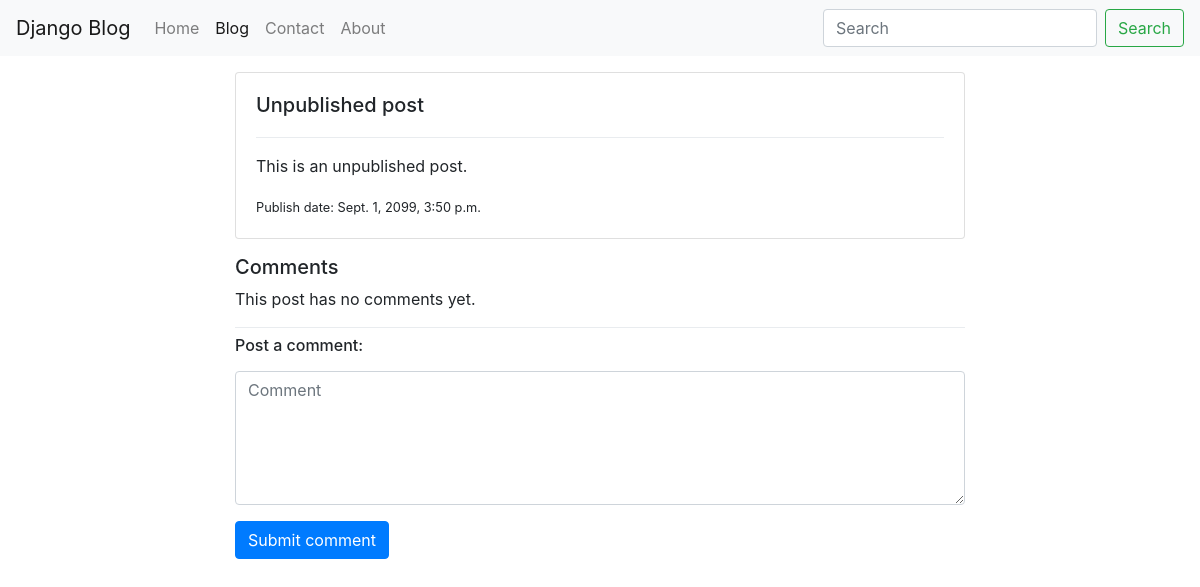
Before: /blog/unpublished-post/ with the older database file.
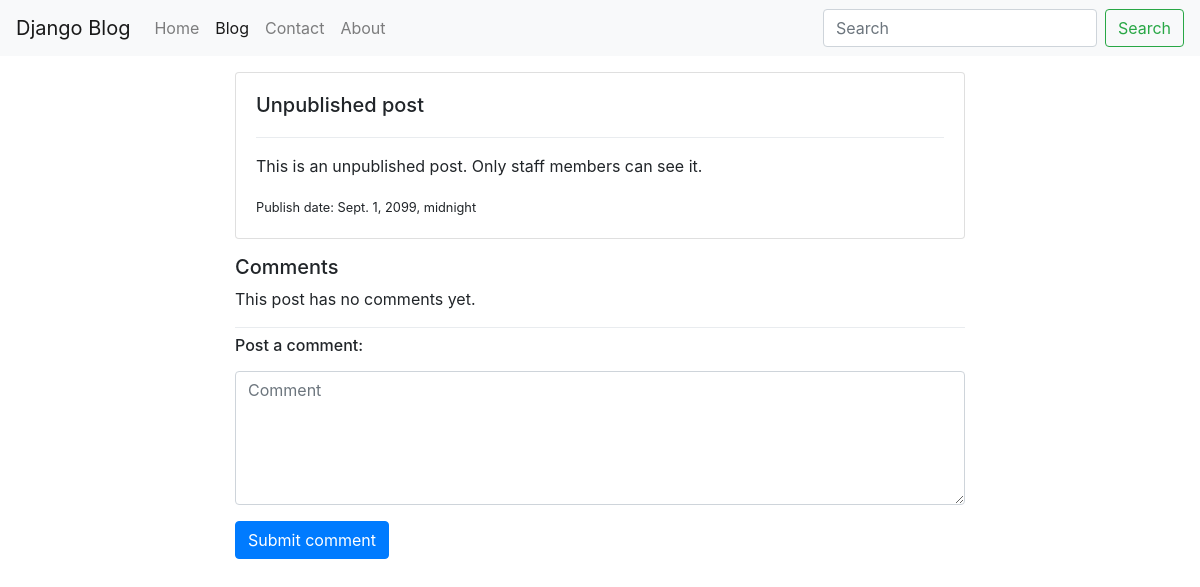
After: the same page with the newer database file.
### blog/models.py (models this page shows, shortened)
class BlogPost(models.Model):
  user = models.ForeignKey(user_model,
    null=True, default=1, on_delete=models.SET_NULL)
  title = models.TextField()
  slug = models.SlugField(unique=True)
  content = models.TextField(null=True, blank=True)
  publish_date = models.DateTimeField(auto_now=False, auto_now_add=False, null=True, blank=True)
  timestamp = models.DateTimeField(auto_now_add=True)
  updated = models.DateTimeField(auto_now=True)
  image = models.ImageField(upload_to='image/', blank=True, null=True)
  objects = BlogPostManager()
  class Meta:
    ordering = ['-publish_date', '-updated', '-timestamp']

### blog/views.py (the view)
# urls.py: path('<str:slug>/', blog_post_detail_view),
def blog_post_detail_view(request, slug):
  try:
    obj = BlogPost.objects.get(slug=slug)
  except:
    raise Http404('Blog post does not exist.')
  form = BlogPostCommentForm(request.POST or None, initial={'post': obj, 'user': request.user or None})
  if form.is_valid():
    print(form.cleaned_data)
    form.save()
    form = BlogPostCommentForm(initial={'post': obj, 'user': request.user or None})
  else:
    print(form.errors.as_data())
  comments = obj.comments.all()
  t_name = 'blog/detail.html'
  context = {
    'object': obj,
    'detail': True,
    'comments': comments,
    'commentForm': form
  }
  return render(request, t_name, context)

### blog/forms.py
class BlogPostCommentForm(forms.ModelForm):
  class Meta:
    model = BlogPostComment
    fields = ['user', 'post', 'content']
    widgets = {
          'user': forms.NumberInput(attrs={'hidden': True}),
          'post': forms.NumberInput(attrs={'hidden': True}),
          'content': forms.Textarea(attrs={'class': 'form-control', 'placeholder': 'Comment', 'rows': 5}),
        }
  def __init__(self, *args, **kwargs):
        super(BlogPostCommentForm, self).__init__(*args, **kwargs)
        self.fields['user'].required = False

### blog/models.py (called while the page is built)
  def get_queryset(self):
    return BlogPostQuerySet(self.model, using=self._db)

### blog/templates/blog/detail.html (shortened to what this page needs)
{% extends "base.html" %}
{% block content %}
  {% include "blog/list_inline.html" with blog_post=object %}
  <h5>Comments</h5>
  {% for c in comments %}
    {% include "blog/comment.html" with comment=c %}
  {% empty %}
    <p>This post has no comments yet.</p>
  {% endfor %}
  <div class="dropdown-divider"></div>
  <h6>Post a comment:</h6>
  <form method="POST" action="." onsubmit="submitPost()" novalidate>
    {% for field in commentForm %}
      <div class="form-group">
        {{ field }}
      </div>
    {% endfor %}
    <button type="submit" class="btn btn-primary mb-3">Submit comment</button>
  </form>
{% endblock %}

### templates/base.html (shortened to what this page needs)
<!doctype html>
<html lang="en">
  <head>
    <link rel="stylesheet" href="https://stackpath.bootstrapcdn.com/bootstrap/4.4.1/css/bootstrap.min.css">
  </head>
  <body>
    {% include "navbar.html" %}
    <div class="container">
      <div class="row">
        <div class="col-12 col-sm-12 col-md-10 col-lg-8 mx-auto">
          {% block content %}{% endblock %}
        </div>
      </div>
    </div>
  </body>
</html>

### templates/navbar.html (shortened to what this page needs)
<nav class="navbar navbar-expand-lg navbar-light bg-light">
  <a class="navbar-brand">Django Blog</a>
  <div class="collapse navbar-collapse" id="navbarSupportedContent">
    <ul class="navbar-nav mr-auto">
      <li class="nav-item">
        <a class="nav-link" id="navbar-item-home" href="/">Home <span class="sr-only">(current)</span></a>
      </li>
      <li class="nav-item">
        <a class="nav-link" id="navbar-item-blog" href="/blog">Blog</a>
      </li>
      <li class="nav-item">
        <a class="nav-link" id="navbar-item-contact" href="/contact">Contact</a>
      </li>
      <li class="nav-item">
        <a class="nav-link" id="navbar-item-about" href="/about">About</a>
      </li>
    </ul>
    <form class="form-inline my-2 my-lg-0" action="/search/">
      <input class="form-control mr-sm-2" type="search" placeholder="Search" name="q" aria-label="Search">
      <button class="btn btn-outline-success my-2 my-sm-0" type="submit">Search</button>
    </form>
  </div>
</nav>

### blog/templates/blog/list_inline.html (shortened to what this page needs)
<div class="card mb-3">
  <div class="card-body">
    <div class="row">
      <div class="col-9">
        <h5 class="card-title">{{ blog_post.title }}</h5>
      </div>
      <div class="col-3">
      </div>
    </div>
    <div class="dropdown-divider"></div>
    {% if truncate %}
      <p class="card-text">{{ blog_post.content | linebreaks | truncatewords:50 }}</p>
    {% else %}
      <p class="card-text">{{ blog_post.content | linebreaks }}</p>
    {% endif %}
    <small>Publish date: {{ blog_post.publish_date }}</small>
  </div>
</div>

Changed rows visible on the page:
changed BlogPost "Unpublished post": content "This is an unpublished post." → "This is an unpublished post. Only staff members can see it."; publish_date "Sept. 1, 2099, 3:50 p.m." → "Sept. 1, 2099, midnight"
